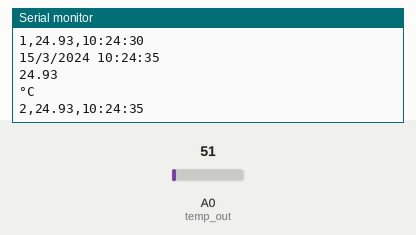
A sketch run on a simulated Arduino Uno, built with avr-gcc and run on an emulated ATmega328P. Parts: the last lines printed to the serial monitor. The inputs (shaded band) are chosen by the test bench; at power-on: A0 (temp_out) = 51. The local clock reads 2024-03-15 10:24:30 at power-on unless the sketch sets it; storage starts empty.

Above: at 5.8 s.
5.9 s: A0 (temp_out) set to 61
At 11.3 s:
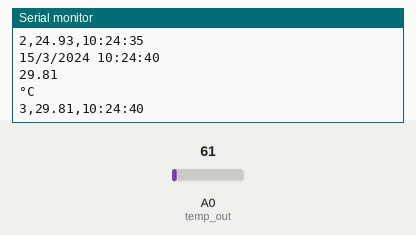
11.9 s: A0 (temp_out) set to 71
At 15.6 s:
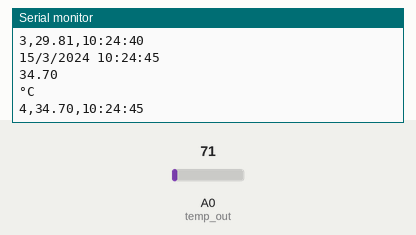
Timing chart, 0 to 17.1 s (numbered marks = the images above; inputs shaded):
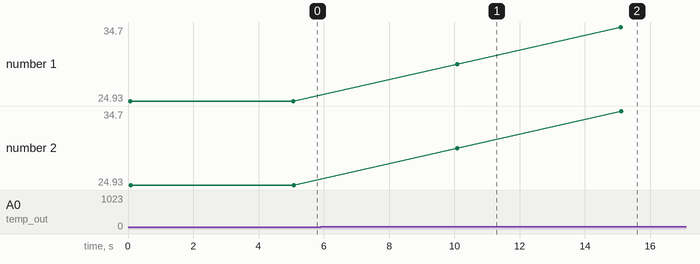

Measured:
- after the input at 5.9 s, the serial monitor: prints a new line after 4.2 s (image 1)
- after the input at 11.9 s, the serial monitor: prints a new line after 3.2 s (image 2)
- plotted number 1: 24.93 → 29.81 after the input at 5.9 s, 29.81 → 34.7 after the input at 11.9 s
- plotted number 2: 24.93 → 29.81 after the input at 5.9 s, 29.81 → 34.7 after the input at 11.9 s

The sketch:

tempdataloggerFinal.ino
```cpp
#include <SD.h>
#include <SPI.h>
// Date and time functions using a DS3231 RTC connected via I2C and Wire lib
#include <Wire.h>
#include "RTClib.h"

RTC_DS3231 rtc;


char time[30];
char date[30];


int CS_pin = 10;

int temp_out = 0;

long id = 1;


void setup() {

  Serial.begin(9600);

  Serial.println("Initializing card");
  //CS pin is an output
  pinMode(CS_pin, OUTPUT);

//initialize card
      if(!SD.begin(CS_pin))
        {
          Serial.println("Card Failure");
          return;

        }
        Serial.println("card ready");

        //Write log file header
        File logFile = SD.open("LOG.csv", FILE_WRITE);
        if(logFile)
          {
            logFile.println(", , , ,"); // just a leading blank, incase there was a prev data
            String header = "ID, TEMP, TIME" ;
            logFile.println(header);
            logFile.close();
            Serial.println(header);

          }
          else
            {
            Serial.println("couldnt open log file");
            }

  if (! rtc.begin()) {
    Serial.println("Couldn't find RTC");
    while (1);
  }
}

void loop() {
 // read from the RTC sensor

      getTime();
    int rawV = analogRead(temp_out);
   float milliV = (rawV/1023.0) * 5000;
   float celsius_Temp = milliV/10;
  Serial.println(celsius_Temp);
  Serial.println("°C");
//   Serial.println(rawV);
// // Serial.println("°C");


   //create Data string for storing to SD card using csv format
   String dataString = String(id) + "," + String(celsius_Temp) + "," + time;
//   String dataString = String(id) + "," + String(rawV) + "," + date + "," + time;
//open a  file to write to. only one file can be opened at a time
File logFile = SD.open("LOG.csv", FILE_WRITE);
if (logFile)
  {
    logFile.println(dataString);
    logFile.close();
    Serial.println(dataString);
  }
   else
   {
    Serial.println("could not open log file");
    }
    //increment ID num
    id++;
    delay(5000);
}
void getTime(void)
{
 //get the time and put it into "time" chars
 DateTime now = rtc.now();

 sprintf( time, "%02hhu:%02hhu:%02hhu", now.hour(), now.minute(), now.second() );
  //sprintf( date, "%02hhu:%02hhu:%02hhu", now.day(), now.month(), now.year() );

 Serial.print(now.day(), DEC);
 Serial.print('/');
 Serial.print(now.month(), DEC);
 Serial.print('/');
 Serial.print(now.year(), DEC);
 Serial.print(' ');
 Serial.print(now.hour(), DEC);
 Serial.print(':');
 Serial.print(now.minute(), DEC);
 Serial.print(':');
 Serial.print(now.second(), DEC);
 Serial.println();


}
```
